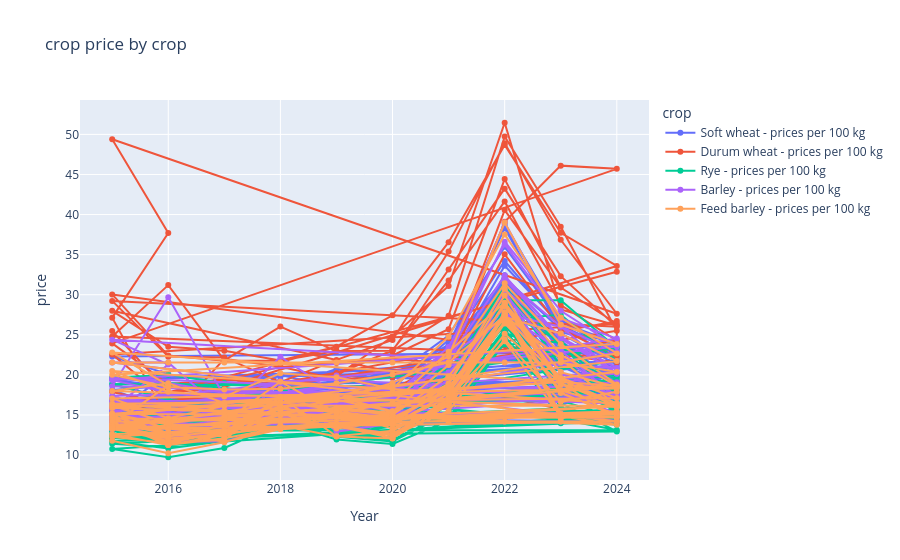

The code cell stored with this chart in its notebook:
### Code cell
import plotly.express as px

fig = px.line(
    prices_df,
    x="TIME_PERIOD",
    y="OBS_VALUE",
    color="prod_veg",
    markers=True,
    title="crop price by crop",
    labels={
        "TIME_PERIOD": "Year",
        "OBS_VALUE": "price",
        "prod_veg": "crop",
    },
)

fig.show()

### Figure 1 — Plotly figure (JSON) as saved in the notebook; plotly's stock layout.template omitted (floating-point values rounded to 4 significant figures; data arrays with more than 128 entries replaced by an {"elided": "..."} marker saying what was removed)
{"data": [{"hovertemplate": "crop=Soft wheat - prices per 100 kg<br>Year=%{x}<br>price=%{y}<extra></extra>", "legendgroup": "Soft wheat - prices per 100 kg", "line": {"color": "#636efa", "dash": "solid"}, "marker": {"symbol": "circle"}, "mode": "lines+markers", "name": "Soft wheat - prices per 100 kg", "orientation": "v", "showlegend": true, "type": "scatter", "x": {"elided": "243 int values"}, "xaxis": "x", "y": {"elided": "243 float values"}, "yaxis": "y"}, {"hovertemplate": "crop=Durum wheat - prices per 100 kg<br>Year=%{x}<br>price=%{y}<extra></extra>", "legendgroup": "Durum wheat - prices per 100 kg", "line": {"color": "#EF553B", "dash": "solid"}, "marker": {"symbol": "circle"}, "mode": "lines+markers", "name": "Durum wheat - prices per 100 kg", "orientation": "v", "showlegend": true, "type": "scatter", "x": [2015, 2016, 2017, 2018, 2019, 2020, 2021, 2022, 2023, 2024, 2015, 2015, 2016, 2017, 2018, 2019, 2020, 2021, 2022, 2023, 2024, 2015, 2016, 2017, 2018, 2019, 2020, 2021, 2022, 2023, 2024, 2015, 2018, 2019, 2020, 2021, 2022, 2023, 2024, 2015, 2016, 2017, 2018, 2019, 2020, 2021, 2022, 2023, 2024, 2015, 2016, 2017, 2018, 2019, 2020, 2021, 2022, 2023, 2024, 2015, 2016, 2015, 2016, 2017, 2018, 2019, 2020, 2021, 2022, 2023, 2024, 2015, 2016, 2017, 2018, 2019, 2020, 2021, 2022, 2023, 2024, 2024, 2015, 2016, 2017, 2018, 2019, 2020, 2021, 2022, 2023, 2024, 2015, 2022, 2023, 2024, 2015, 2016, 2017, 2018, 2019, 2020, 2021, 2022, 2023, 2024, 2015, 2024], "xaxis": "x", "y": [25.47, 17.88, 18.24, 18.27, 20.03, 23.1, 31.78, 41.64, 28.72, 24.29, 15.87, 17.88, 16.33, 15.29, 15.58, 16.58, 18.24, 21.7, 35.04, 25.77, 22.22, 24.8, 31.2, 21.82, 26.03, 22.94, 22.43, 25.7, 44.42, 30.98, 32.87, 15.95, 21.0, 21.5, 22.0, 21.4, 39.1, 46.1, 45.7, 23.93, 18.86, 19.43, 18.83, 20.24, 23.01, 33.14, 43.23, 32.32, 26.02, 29.23, 22.28, 22.18, 19.1, 21.87, 24.36, 35.38, 48.88, 36.85, 27.63, 49.4, 37.7, 27.14, 14.39, 22.01, 21.01, 19.48, 19.72, 22.18, 40.56, 30.9, 26.38, 22.56, 16.75, 14.12, 18.83, 19.82, 24.79, 31.09, 51.45, 28.17, 26.15, 21.55, 30.04, 22.41, 21.78, 21.79, 23.52, 27.43, 36.56, 48.67, 37.72, 33.59, 14.18, 14.18, 14.18, 14.18, 27.99, 23.5, 23.0, 21.81, 22.97, 23.0, 27.37, 49.73, 38.48, 25.5, 15.16, 26.71], "yaxis": "y"}, {"hovertemplate": "crop=Rye - prices per 100 kg<br>Year=%{x}<br>price=%{y}<extra></extra>", "legendgroup": "Rye - prices per 100 kg", "line": {"color": "#00cc96", "dash": "solid"}, "marker": {"symbol": "circle"}, "mode": "lines+markers", "name": "Rye - prices per 100 kg", "orientation": "v", "showlegend": true, "type": "scatter", "x": {"elided": "200 int values"}, "xaxis": "x", "y": {"elided": "200 float values"}, "yaxis": "y"}, {"hovertemplate": "crop=Barley - prices per 100 kg<br>Year=%{x}<br>price=%{y}<extra></extra>", "legendgroup": "Barley - prices per 100 kg", "line": {"color": "#ab63fa", "dash": "solid"}, "marker": {"symbol": "circle"}, "mode": "lines+markers", "name": "Barley - prices per 100 kg", "orientation": "v", "showlegend": true, "type": "scatter", "x": {"elided": "215 int values"}, "xaxis": "x", "y": {"elided": "215 float values"}, "yaxis": "y"}, {"hovertemplate": "crop=Feed barley - prices per 100 kg<br>Year=%{x}<br>price=%{y}<extra></extra>", "legendgroup": "Feed barley - prices per 100 kg", "line": {"color": "#FFA15A", "dash": "solid"}, "marker": {"symbol": "circle"}, "mode": "lines+markers", "name": "Feed barley - prices per 100 kg", "orientation": "v", "showlegend": true, "type": "scatter", "x": {"elided": "233 int values"}, "xaxis": "x", "y": {"elided": "233 float values"}, "yaxis": "y"}], "layout": {"legend": {"title": {"text": "crop"}, "tracegroupgap": 0}, "title": {"text": "crop price by crop"}, "xaxis": {"anchor": "y", "domain": [0, 1], "title": {"text": "Year"}}, "yaxis": {"anchor": "x", "domain": [0, 1], "title": {"text": "price"}}}}
